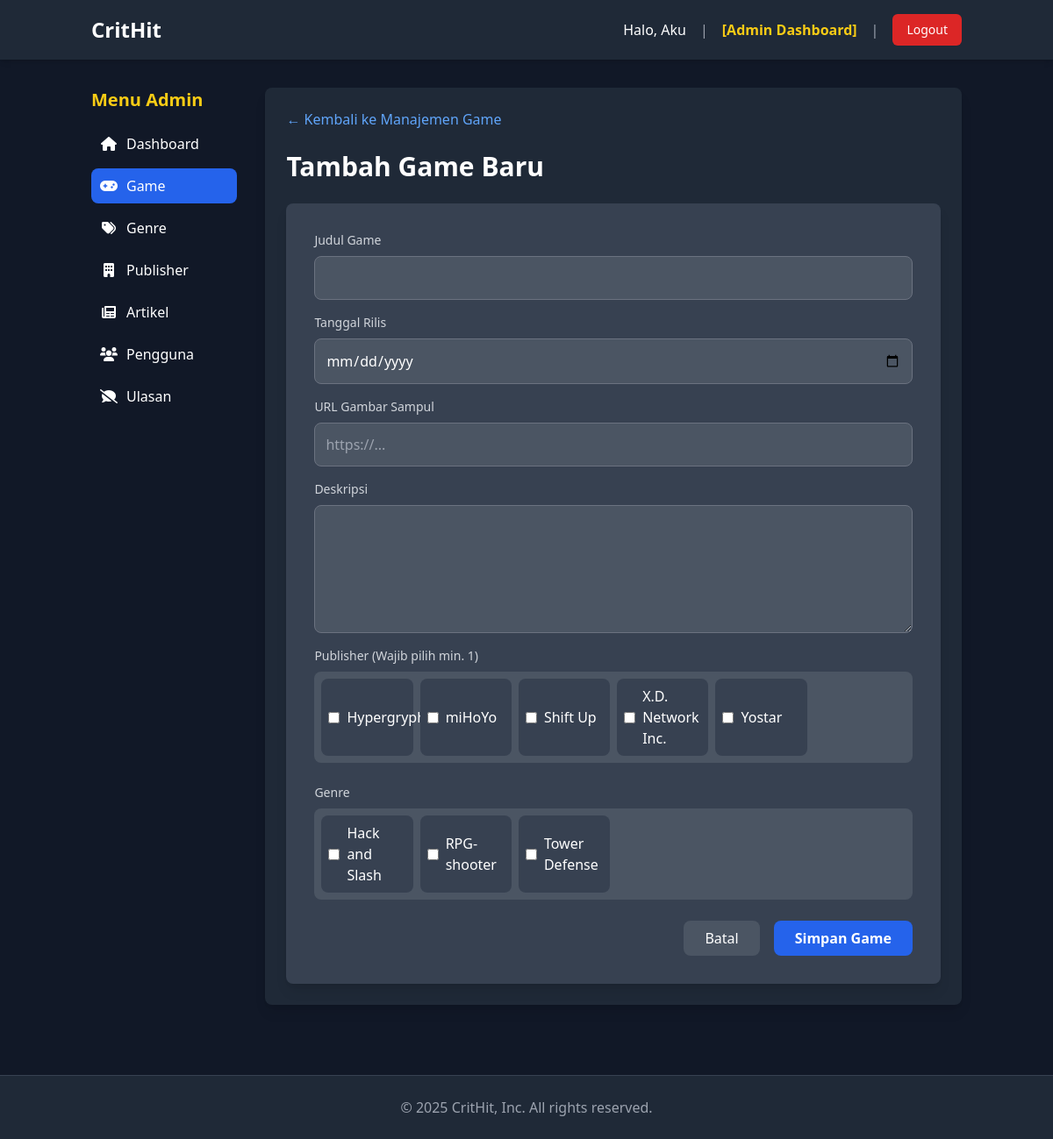
The page /admin/index.php?page=game_tambah (signed in) on the database its author committed.
### tables this page shows
CREATE TABLE `publisher` (
  `id` int(11) NOT NULL,
  `name` varchar(255) NOT NULL,
  `country` varchar(255) NOT NULL
);

CREATE TABLE `genres` (
  `id` int(11) NOT NULL,
  `name` varchar(50) NOT NULL
);

### admin/games/game_tambah.php (the view, shortened to what this page needs)
<?php
$title = '';
$description = '';
$release_date = '';
$image_url = '';
$posted_genres = [];
$posted_publishers = [];
$errors = [];
$all_genres = [];
$all_publishers = [];
try {
    $stmt_genres = $pdo->query("SELECT * FROM genres ORDER BY name ASC");
    $all_genres = $stmt_genres->fetchAll();
    $stmt_pubs = $pdo->query("SELECT * FROM publisher ORDER BY name ASC");
    $all_publishers = $stmt_pubs->fetchAll();
} catch (PDOException $e) {
    $errors[] = "Error mengambil data master: " . $e->getMessage();
}
?>
<a href="index.php?page=manage_games" class="text-blue-400 hover:text-blue-300 mb-6 inline-block">&larr; Kembali ke Manajemen Game</a>
<h1 class="text-3xl font-bold mb-6">Tambah Game Baru</h1>
<div class="bg-gray-700 p-8 rounded-lg shadow-lg">
    <form action="index.php?page=game_tambah" method="POST">
        <div class="mb-4">
            <label for="title" class="block text-sm font-medium text-gray-300 mb-2">Judul Game</label>
            <input type="text" id="title" name="title"
                   value="<?php echo htmlspecialchars($title); ?>"
                   class="block w-full p-3 rounded-lg bg-gray-600 border border-gray-500" required>
        </div>
        <div class="mb-4">
            <label for="release_date" class="block text-sm font-medium text-gray-300 mb-2">Tanggal Rilis</label>
            <input type="date" id="release_date" name="release_date"
                   value="<?php echo htmlspecialchars($release_date); ?>"
                   class="block w-full p-3 rounded-lg bg-gray-600 border border-gray-500">
        </div>
        <div class="mb-4">
            <label for="image_url" class="block text-sm font-medium text-gray-300 mb-2">URL Gambar Sampul</label>
            <input type="text" id="image_url" name="image_url"
                   value="<?php echo htmlspecialchars($image_url); ?>"
                   class="block w-full p-3 rounded-lg bg-gray-600 border border-gray-500"
                   placeholder="https://...">
        </div>
        <div class="mb-4">
            <label for="description" class="block text-sm font-medium text-gray-300 mb-2">Deskripsi</label>
            <textarea id="description" name="description" rows="5"
                      class="block w-full p-3 rounded-lg bg-gray-600 border border-gray-500"><?php echo htmlspecialchars($description); ?></textarea>
        </div>
        <div class="mb-6">
            <label class="block text-sm font-medium text-gray-300 mb-2">Publisher (Wajib pilih min. 1)</label>
            <div class="grid grid-cols-3 sm:grid-cols-4 md:grid-cols-6 gap-2 max-h-48 overflow-y-auto bg-gray-600 p-2 rounded-lg">
                <?php foreach ($all_publishers as $pub): ?>
                    <?php $is_checked = in_array($pub['id'], $posted_publishers); ?>
                    <label class="flex items-center space-x-2 bg-gray-700 p-2 rounded-lg">
                        <input type="checkbox" name="publishers[]" value="<?php echo $pub['id']; ?>"
                               class="rounded" <?php if ($is_checked) echo 'checked'; ?>>
                        <span><?php echo htmlspecialchars($pub['name']); ?></span>
                    </label>
                <?php endforeach; ?>
            </div>
        </div>
        <div class="mb-6">
            <label class="block text-sm font-medium text-gray-300 mb-2">Genre</label>
            <div class="grid grid-cols-3 sm:grid-cols-4 md:grid-cols-6 gap-2 max-h-48 overflow-y-auto bg-gray-600 p-2 rounded-lg">
                <?php foreach ($all_genres as $genre): ?>
                    <?php $is_checked = in_array($genre['id'], $posted_genres); ?>
                    <label class="flex items-center space-x-2 bg-gray-700 p-2 rounded-lg">
                        <input type="checkbox" name="genres[]" value="<?php echo $genre['id']; ?>"
                               class="rounded" <?php if ($is_checked) echo 'checked'; ?>>
                        <span><?php echo htmlspecialchars($genre['name']); ?></span>
                    </label>
                <?php endforeach; ?>
            </div>
        </div>
        <div class="flex justify-end space-x-4">
            <a href="index.php?page=manage_games" class="bg-gray-600 text-white px-6 py-2 rounded-lg hover:bg-gray-500">
                Batal
            </a>
            <button type="submit" class="bg-blue-600 text-white px-6 py-2 rounded-lg font-bold hover:bg-blue-700">
                Simpan Game
            </button>
        </div>
    </form>
</div>

### rows shown on the page
publisher: name "Hypergryph"
publisher: name "miHoYo"
publisher: name "Shift Up"
publisher: name "X.D. Network Inc."
publisher: name "Yostar"
genres: name "Hack and Slash"
genres: name "RPG-shooter"
genres: name "Tower Defense"

### other values the page prints
$user_name "Aku"
